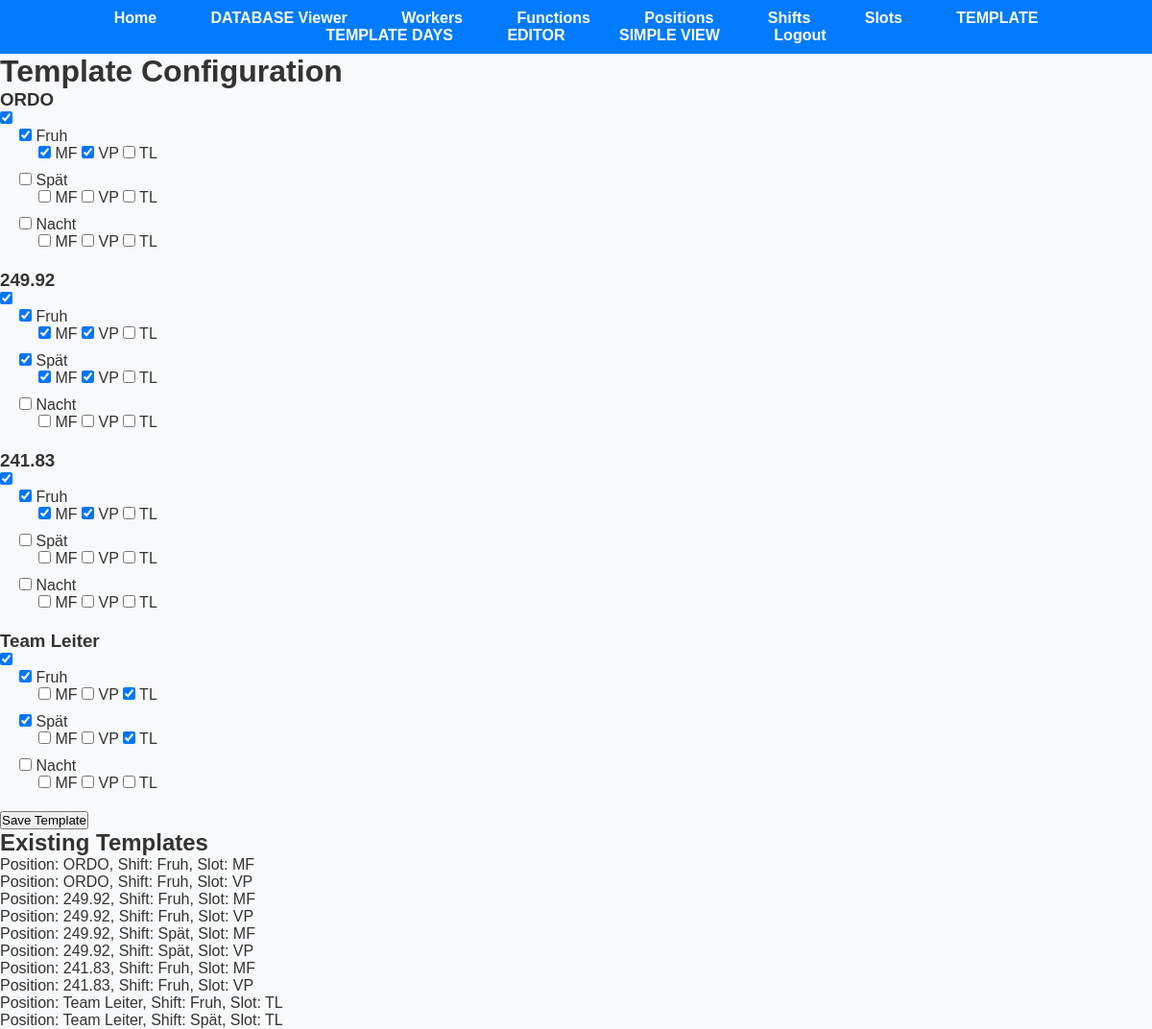
Before: /template (signed in) with the older database file.
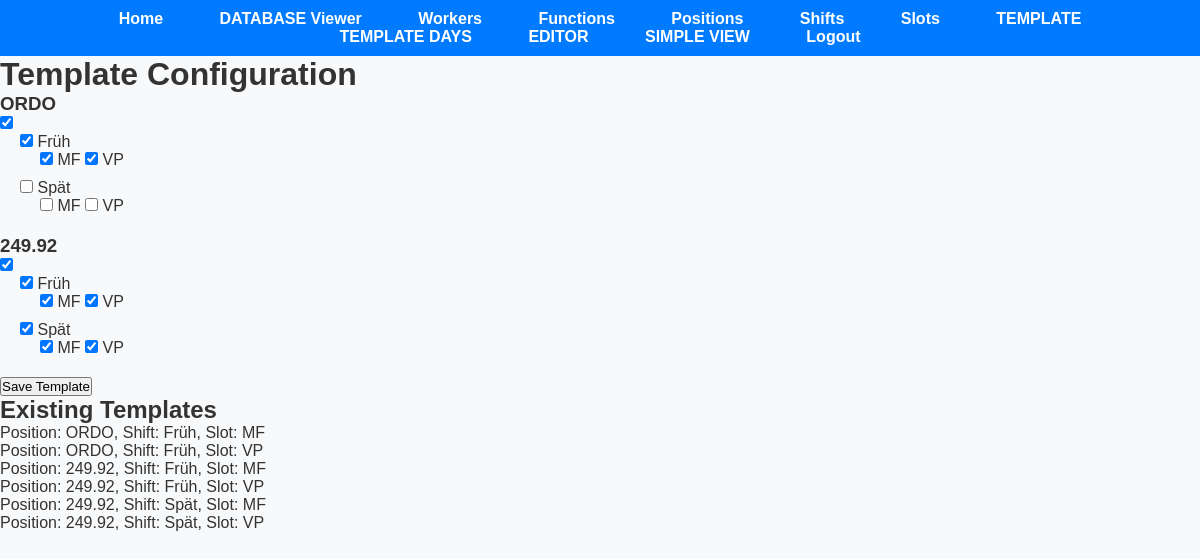
After: the same page with the newer database file.
### app.py (models this page shows, shortened)
class Position(db.Model):
    position_id = db.Column(db.Integer, primary_key=True)
    user_id = db.Column(db.Integer, nullable=False)
    name = db.Column(db.String(50), nullable=False)

class Shift(db.Model):
    shift_id = db.Column(db.Integer, primary_key=True)
    user_id = db.Column(db.Integer, nullable=False)
    name = db.Column(db.String(50), nullable=False)

class Template(db.Model):
    id = db.Column(db.Integer, primary_key=True)
    user_id = db.Column(db.Integer, db.ForeignKey('user.id'), nullable=False)
    position_id = db.Column(db.Integer, db.ForeignKey('position.position_id'), nullable=False)
    shift_id = db.Column(db.Integer, db.ForeignKey('shift.shift_id'), nullable=False)
    slot_id = db.Column(db.Integer, db.ForeignKey('slot.slot_id'), nullable=False)
    user = db.relationship('User', backref=db.backref('templates', lazy=True))
    position = db.relationship('Position', backref='templates')
    shift = db.relationship('Shift', backref='templates')
    slot = db.relationship('Slot', backref='templates')

class Slot(db.Model):
    slot_id = db.Column(db.Integer, primary_key=True)
    user_id = db.Column(db.Integer, nullable=False)
    name = db.Column(db.String(50), nullable=False)

### app.py (the view, shortened to what this page needs)
@app.route('/template', methods=['GET', 'POST'])
@login_required
@employer_required
def template():
    user_id = current_user.id
    positions = Position.query.filter_by(user_id=user_id).all()
    shifts = Shift.query.filter_by(user_id=user_id).all()
    slots = Slot.query.filter_by(user_id=user_id).all()
    existing_templates = Template.query.filter_by(user_id=user_id).all()
    selected_combinations = {(template.position_id, template.shift_id, template.slot_id) for template in existing_templates}
    print(selected_combinations)  # Debugging: print selected_combinations to see its contents
    return render_template('template.html', positions=positions, shifts=shifts, slots=slots, selected_combinations=selected_combinations, existing_templates=existing_templates, shift_has_data=shift_has_data)

### app.py (called while the page is built)
@login_manager.user_loader
def load_user(user_id):
    return User.query.get(int(user_id))

def employer_required(func):
    @wraps(func)
    def decorated_function(*args, **kwargs):
        if not current_user.is_authenticated:
            flash('You must be logged in to view this page.', 'error')
            return redirect(url_for('login'))
        if current_user.role != 'employer':
            flash('You do not have permission to view this page.', 'error')
            return redirect('/')
        return func(*args, **kwargs)
    return decorated_function

def shift_has_data(existing_templates, position_id, shift_id):
    for template in existing_templates:
        if (template.position_id == position_id) and (template.shift_id == shift_id):
            return True
    return False

### templates/template.html (shortened to what this page needs)
<!DOCTYPE html>
<html lang="en">
<head>
    <link rel="stylesheet" href="{{ url_for('static', filename='styles.css') }}">
</head>
<body>
    {% include 'navbar.html' %}
    <h1>Template Configuration</h1>
    <form id="templateForm" method="post" action="{{ url_for('template') }}">
        <div id="positionsContainer">
            {% for position in positions %}
            <div class="position" data-position-id="{{ position.position_id }}">
                <h3>{{ position.name }}</h3>
                <input type="checkbox" name="positions[{{ position.position_id }}][include]" value="{{ position.position_id }}" {% if position.position_id in selected_combinations|map(attribute=0) %} checked {% endif %}>
                <div class="shifts">
                    {% for shift in shifts %}
                    <div class="shift">
                        <input type="checkbox" name="positions[{{ position.position_id }}][shifts][{{ shift.shift_id }}][include]" value="{{ shift.shift_id }}" {% if shift_has_data(existing_templates, position.position_id, shift.shift_id) %} checked {% endif %}>
                        {{ shift.name }}
                        <div class="slots">
                            {% for slot in slots %}
                            <input type="checkbox" name="positions[{{ position.position_id }}][shifts][{{ shift.shift_id }}][slots][{{ slot.slot_id }}]" value="{{ slot.slot_id }}" {% if (position.position_id, shift.shift_id, slot.slot_id) in selected_combinations %} checked {% endif %}>
                            {{ slot.name }}
                            {% endfor %}
                        </div>
                    </div>
                    {% endfor %}
                </div>
            </div>
            {% endfor %}
        </div>
        <button type="submit">Save Template</button>
    </form>
    <h2>Existing Templates</h2>
    <ul>
        {% for template in existing_templates %}
        <li>Position: {{ template.position.name }}, Shift: {{ template.shift.name }}, Slot: {{ template.slot.name }}</li>
        {% endfor %}
    </ul>
</body>
</html>

### templates/navbar.html (shortened to what this page needs)
<nav>
    <ul>
        <li><a href="/">Home</a></li>
        {% if current_user.is_authenticated and current_user.role == 'employer' %}
        <li><a href="/database_viewer">DATABASE Viewer</a></li>
        <li><a href="/workers">Workers</a></li>
        <li><a href="/functions">Functions</a></li>
        <li><a href="/positions">Positions</a></li>
        <li><a href="/shifts">Shifts</a></li>
        <li><a href="/slots">Slots</a></li>
        <li><a href="/template">TEMPLATE</a></li>
        <li><a href="/template_days">TEMPLATE DAYS</a></li>
        <li><a href="/editor">EDITOR</a></li>
        <li><a href="/simple_view">SIMPLE VIEW</a></li>
        {% endif %}
        {% if not current_user.is_authenticated %}
        <li><a href="/login">Login</a></li>
        <li><a href="/register">Register</a></li>
        {% else %}
        <li><a href="/logout">Logout</a></li>
        {% endif %}
    </ul>
</nav>

### static/styles.css (style rules this page uses)
* { margin: 0; padding: 0; box-sizing: border-box; }
body { font-family: Arial, sans-serif; background-color: #f8f9fa; color: #333; }
nav { background-color: #007bff; padding: 10px 0; }
nav ul { list-style-type: none; text-align: center; }
nav ul li { display: inline-block; margin: 0 10px; }
nav ul li a { color: #fff; text-decoration: none; font-weight: bold; padding: 8px 16px; border-radius: 5px; transition: background-color 0.3s ease; }

### templates/template.html (style rules this page uses)
.position { margin-bottom: 20px; }
.shift { margin-left: 20px; margin-bottom: 10px; }
.slots { margin-left: 20px; }

Changed rows visible on the page:
removed Slot: name "TL"
removed Shift: name "Nacht", Slot (name "MF"), Slot (name "VP")
removed Position: name "241.83", position_id "☑", Shift (name "Fruh"), Slot (name "MF"), Slot (name "VP"), Shift (name "Spät")
removed Position: name "Team Leiter", position_id "☑", Shift (name "Fruh"), Slot (name "MF"), Slot (name "VP"), Shift (name "Spät")
removed Template: position.name "241.83", shift.name "Fruh", slot.name "MF"
removed Template: position.name "241.83", shift.name "Fruh", slot.name "VP"
removed Template: position.name "Team Leiter", shift.name "Fruh", slot.name "TL"
removed Template: position.name "Team Leiter", shift.name "Spät", slot.name "TL"
changed Shift: name "Fruh" → "Früh"
changed through a linked row, Template (number 1 of 6 on the later page): shift.name "Fruh" → "Früh"
changed through a linked row, Template (number 2 of 6 on the later page): shift.name "Fruh" → "Früh"
changed through a linked row, Template (number 3 of 6 on the later page): shift.name "Fruh" → "Früh"
changed through a linked row, Template (number 4 of 6 on the later page): shift.name "Fruh" → "Früh"
